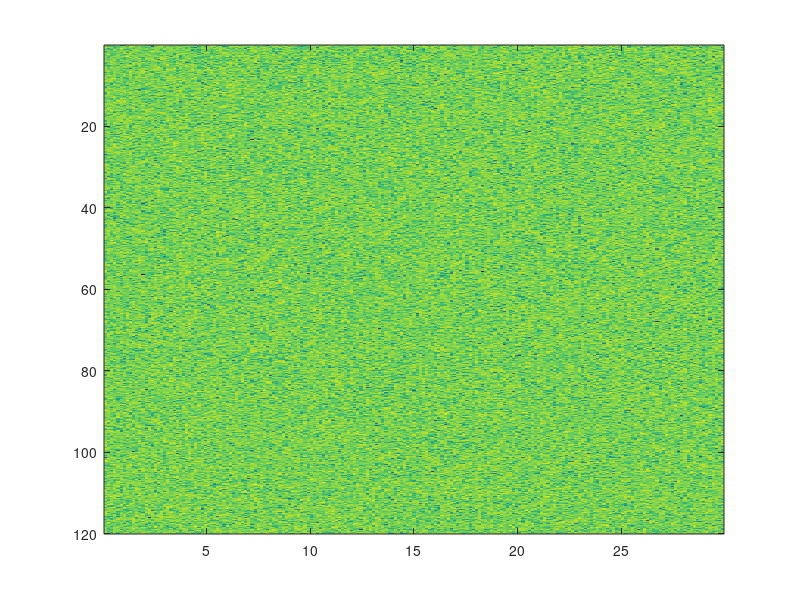
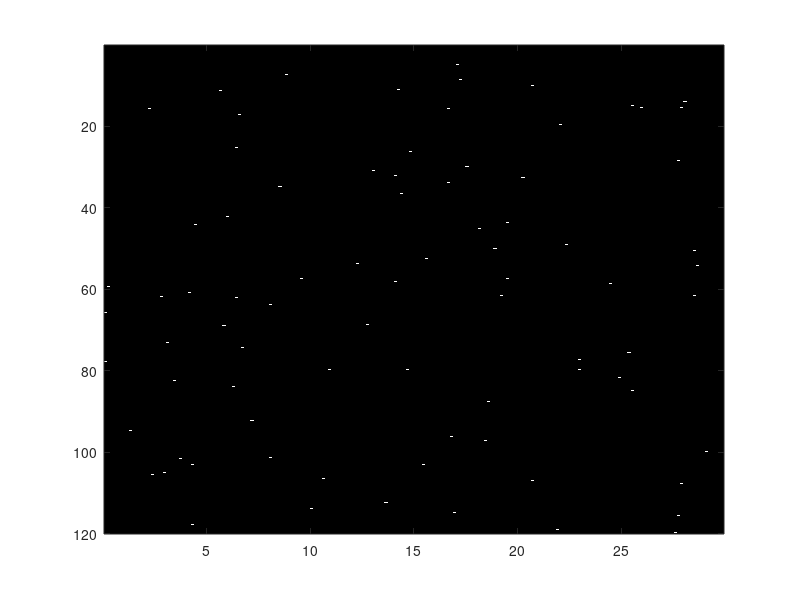
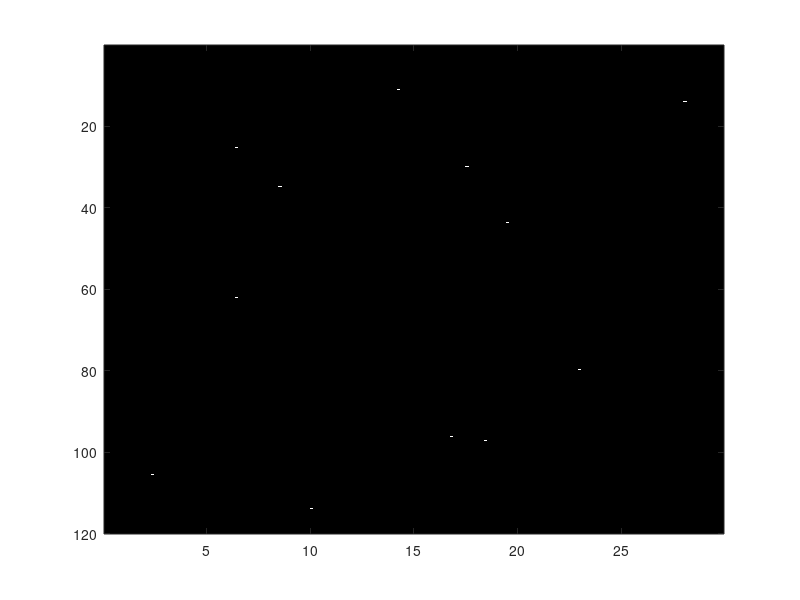

Write MATLAB code to recreate these figures, in order. (Note: this script raises an error after producing the figures.)
clear;clc;close all;
%% PARAMETROS DEL RADAR
k=1.38054e-23;% (J/K)
T0=290; % K
c=3e8; %m/s velocidad de la luz
BW_senal  = 1e6; 
ancho_haz = 1.2; %grados
giro_antena=26; %rpm
PRF=1950;%Hz
Rango_max_matriz=30*1000; %m;       60*1000/1.85200; %m
Cobertura_acimut= 120; %grados
f_portadora=2.5e9; %Hz
Fs=2.35; %dB Factor de ruido de la cadena receptora
lambda=c/f_portadora;

p_pico=1e3; %W
Ganancia_TX=30; %dB

%% Dimensiones de la matriz radar
% Resoluciones

R_resolucion  = c/(2*BW_senal)
Az_Resolucion = ancho_haz

% Tamaño matriz
separacion_columnas= R_resolucion
num_columnas= ceil(Rango_max_matriz/separacion_columnas)-1
separacion_filas= giro_antena*360/PRF/60
num_filas= ceil(Cobertura_acimut/separacion_filas)

%Número de pulsos recibidos por blanco en cada exploración
Tiempo_iluminacion=ancho_haz*60/(giro_antena*360)

n_pulsos= Tiempo_iluminacion*PRF


% Varianza de las componentes en fase y  cuadratura del ruido
No=1; 

% Generación de tres matrizes radar correspondientes a 3 vueltas de antena
% consecutivas bajo H0. 
% Es decir, la hipotesis nula es cierta = solo hay
% muestras de ruido

% Matriz de ruido base ||| el ",3" es para tenerlo en 3D
ruido=sqrt(No)*randn(num_filas,num_columnas,3)+1i*sqrt(No)*randn(num_filas,num_columnas,3);

eje_x=(1:num_columnas)*R_resolucion/1000; %Eje de distancias en km

eje_y=(1:num_filas)*separacion_filas; %Eje de acimut en grados
                                                %(:,:,1) es todas las columnas y filas, de la loncha 1
figure(); imagesc(eje_x,eje_y, 20*log10(abs(ruido(:,:,1))))


%                   APARTADO 3: CALCULO DE PROBABILIDAD

Pfa = [1e-3,1e-4];

umbrales =gaminv(1-Pfa,1,2*No);

ruido_detectado_menos3 = (abs(ruido).^2)>umbrales(1);

ruido_detectado_menos4 = (abs(ruido).^2)>umbrales(2);

figure(); imagesc(eje_x,eje_y,ruido_detectado_menos3(:,:,2));colormap("gray");
figure(); imagesc(eje_x,eje_y,ruido_detectado_menos4(:,:,2));colormap("gray");
% Como sabemos is en estas imagenes tengo las probabilidades introducidas?
% Una solucion sencilla es la repeticion de montecarlo. Que es repetir
% varias veces el experimento.

% Estimo la prob como: Nºcasosfavorables/nºcasosposibles

% Vamos a estimarla, por ejemplo, usando solo la 3era matriz7

Pfa_menos3_estimada = sum(ruido_detectado_menos3(:,:,3),"all")/numel(ruido_detectado_menos3(:,:,3)); %Devuelve un vector columna, que es la suma de todas las filas. Si pongo "all" solo saca un numerito
Pfa_menos4_estimada = sum(ruido_detectado_menos4(:,:,3),"all")/numel(ruido_detectado_menos4(:,:,3));


% Estimacion Pfa utilizando matriz 3D capa 1

Pfa_menos3_estimada = sum(ruido_detectado_menos3(:,:,1),"all")/numel(ruido_detectado_menos3(:,:,1)); %Devuelve un vector columna, que es la suma de todas las filas. Si pongo "all" solo saca un numerito
Pfa_menos4_estimada = sum(ruido_detectado_menos4(:,:,1),"all")/numel(ruido_detectado_menos4(:,:,1));

% Estimacion Pfa utilizando matriz 3D capa 2
Pfa_menos3_estimada = sum(ruido_detectado_menos3(:,:,2),"all")/numel(ruido_detectado_menos3(:,:,2)); %Devuelve un vector columna, que es la suma de todas las filas. Si pongo "all" solo saca un numerito
Pfa_menos4_estimada = sum(ruido_detectado_menos4(:,:,2),"all")/numel(ruido_detectado_menos4(:,:,2));

% APARTADO 4: CALCULAR ERROR DE ESTIMACION

% Error de estimacion
error_est = sqrt((1-Pfa)./(num_columnas*num_filas*3*Pfa))*100;
% Si solo uso una capa
error_est_una_capa = sqrt((1-Pfa)./(num_columnas*num_filas*Pfa))*100;